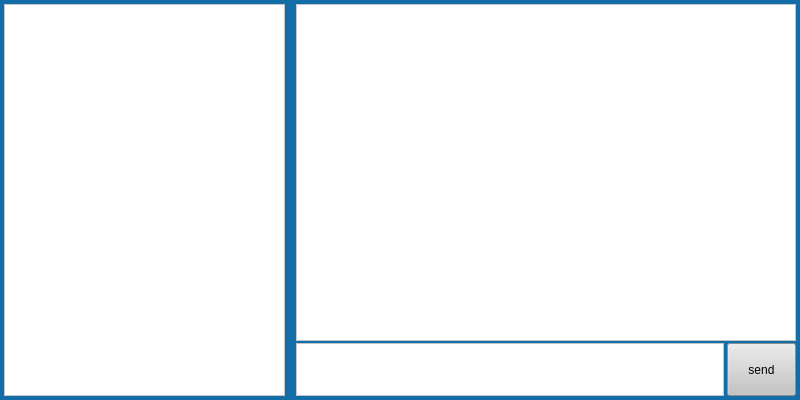
<?xml version="1.0" encoding="UTF-8"?>
<ui version="4.0">
 <class>Form</class>
 <widget class="QWidget" name="Form">
  <property name="geometry">
   <rect>
    <x>0</x>
    <y>0</y>
    <width>800</width>
    <height>400</height>
   </rect>
  </property>
  <property name="minimumSize">
   <size>
    <width>800</width>
    <height>400</height>
   </size>
  </property>
  <property name="maximumSize">
   <size>
    <width>800</width>
    <height>400</height>
   </size>
  </property>
  <property name="baseSize">
   <size>
    <width>800</width>
    <height>400</height>
   </size>
  </property>
  <property name="windowTitle">
   <string>chat</string>
  </property>
  <property name="windowIcon">
   <iconset>
    <normaloff>icons/logo.png</normaloff>icons/logo.png</iconset>
  </property>
  <property name="styleSheet">
   <string notr="true">QWidget {
background-color:#136da7;
}</string>
  </property>
  <widget class="QPushButton" name="msgSend">
   <property name="geometry">
    <rect>
     <x>727</x>
     <y>343</y>
     <width>69</width>
     <height>53</height>
    </rect>
   </property>
   <property name="styleSheet">
    <string notr="true">#msgSend {
	background-color: #c4c4c4;
}</string>
   </property>
   <property name="text">
    <string>send</string>
   </property>
  </widget>
  <widget class="QTextEdit" name="msgInput">
   <property name="geometry">
    <rect>
     <x>296</x>
     <y>343</y>
     <width>428</width>
     <height>53</height>
    </rect>
   </property>
   <property name="styleSheet">
    <string notr="true">#msgInput {
	background-color:white;
}</string>
   </property>
   <property name="documentTitle">
    <string/>
   </property>
   <property name="html">
    <string>&lt;!DOCTYPE HTML PUBLIC &quot;-//W3C//DTD HTML 4.0//EN&quot; &quot;http://www.w3.org/TR/REC-html40/strict.dtd&quot;&gt;
&lt;html&gt;&lt;head&gt;&lt;meta name=&quot;qrichtext&quot; content=&quot;1&quot; /&gt;&lt;style type=&quot;text/css&quot;&gt;
p, li { white-space: pre-wrap; }
&lt;/style&gt;&lt;/head&gt;&lt;body style=&quot; font-family:'Ubuntu'; font-size:11pt; font-weight:400; font-style:normal;&quot;&gt;
&lt;p style=&quot;-qt-paragraph-type:empty; margin-top:0px; margin-bottom:0px; margin-left:0px; margin-right:0px; -qt-block-indent:0; text-indent:0px;&quot;&gt;&lt;br /&gt;&lt;/p&gt;&lt;/body&gt;&lt;/html&gt;</string>
   </property>
  </widget>
  <widget class="QListWidget" name="msgBrowser">
   <property name="geometry">
    <rect>
     <x>296</x>
     <y>4</y>
     <width>500</width>
     <height>337</height>
    </rect>
   </property>
   <property name="styleSheet">
    <string notr="true">QListWidget {
 color: black;
 background-color:white;
 background-image: url(icons/bg1_1.jpg)  ;
  background-attachment: fixed;
}

QListWidget::item {
 border: 0px solid gray;
 background-color: transparent;
}

QListWidget::item:hover {
 background-color: transparent;
}

QListWidget::item:selected {
 background-color: transparent;
border: none;
}


</string>
   </property>
   <property name="currentRow">
    <number>-1</number>
   </property>
  </widget>
  <widget class="QListWidget" name="contactList">
   <property name="geometry">
    <rect>
     <x>4</x>
     <y>4</y>
     <width>281</width>
     <height>392</height>
    </rect>
   </property>
   <property name="styleSheet">
    <string notr="true">#contactList {
	background-color:white;
}</string>
   </property>
  </widget>
  <zorder>msgInput</zorder>
  <zorder>msgSend</zorder>
  <zorder>msgBrowser</zorder>
  <zorder>contactList</zorder>
 </widget>
 <resources/>
 <connections/>
</ui>
